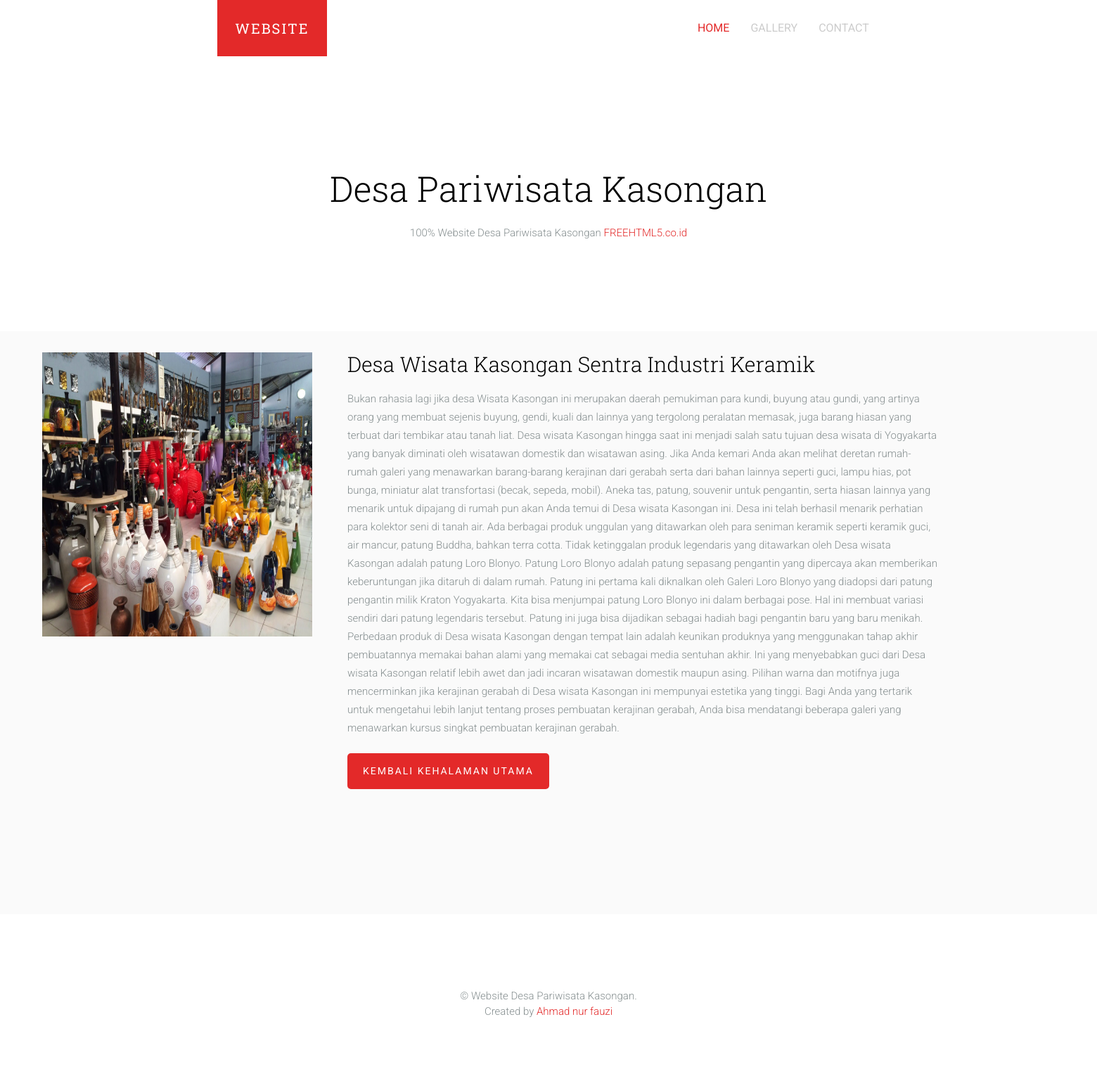
The app's page /detail.php?id=4 with its own data.
### tables this page shows
CREATE TABLE `datakasongan` (
  `id` int(11) NOT NULL,
  `file` varchar(200) NOT NULL,
  `judul` text NOT NULL,
  `penjelasan` text NOT NULL,
  `detail` text NOT NULL
);

### detail.php (the view, shortened to what this page needs)
<!DOCTYPE html>
			  <?php
                    include('koneksi.php');
                    ?>
 <html class="no-js">
	<head>
	<link rel="stylesheet" href="css/animate.css">
	<link rel="stylesheet" href="css/icomoon.css">
	<link rel="stylesheet" href="css/simple-line-icons.css">
	<link rel="stylesheet" href="css/style.css">
	</head>
	<body>
<header id="fh5co-header" role="banner">
		<nav class="navbar navbar-default" role="navigation">
			<div class="container">
				<div class="row">
					<div class="col-md-10 col-md-offset-1">
						<div class="navbar-header">
						<a class="navbar-brand">Website</a>
						</div>
				<div id="fh5co-navbar" class="navbar-collapse collapse">
							<ul class="nav navbar-nav navbar-right">
							<li class="active"><a href="index.php"><span>Home <span class="border"></span></span></a></li>
								<li><a href="Gallery.php"><span>Gallery<span class="border"></span></span></a></li>
								<li><a href="Contact.php"><span>Contact<span class="border"></span></span></a></li>
							</ul>
						</div>
					</div>
				</div>
			</div>
		</nav>
	</header>
	<div id="fh5co-main">
		<div class="fh5co-intro text-center">
			<div class="container">
				<div class="row">
					<div class="col-md-8 col-md-offset-2">
						<h1 class="intro-lead">Desa Pariwisata Kasongan </h1>
						<p class="">100% Website Desa Pariwisata Kasongan <a target="_blank">FREEHTML5.co.id</a></p>
					</div>
				</div>
			</div>
		</div>
		<div id="fh5co-portfolio">
			<div class="fh5co-portfolio-item ">
                  <?php
    $id=isset($_GET['id'])?$_GET['id']:'';
    $ambildata= mysqli_query($koneksi,"select * from datakasongan where id ='$id'");
    $dtpost= mysqli_fetch_array($ambildata);
?>
			<img src="admin/uploads/<?php echo $dtpost ['file']; ?>" alt="" width="384px" height="404px">
						<div class="col-md-9">
						<div id="fh5co-content">
			<div class="container">
				<div class="row">
							<div class="col-md-9">
								<h2><?php echo $dtpost['judul']; ?></h2>
					<p><?php echo $dtpost['penjelasan']; ?>
							<?php echo $dtpost['detail']; ?></p>
							<p><a href="index.php" class="btn btn-primary">Kembali kehalaman utama</a></p>
							</div>
						</div>
					</div>
				</div>
			</div>
		</div>
				</div>
			</div>
	<footer id="fh5co-footer">
		<div class="container">
			<div class="row">
				<div class="col-md-10 col-md-offset-1 text-center">
					<p>&copy; Website Desa Pariwisata Kasongan. <br>Created by <a  target="_blank">Ahmad nur fauzi</a></p>
				</div>
			</div>
		</div>
	</footer>
	</body>
</html>

### records on screen
datakasongan: file (picture), judul "Desa Wisata Kasongan Sentra Industri Keramik", penjelasan "Bukan rahasia lagi jika desa Wisata Kasongan ini merupakan daerah pemukiman para kundi, buyung atau gundi, yang artinya orang yang membuat sejenis buyung, gendi, kuali dan lainnya yang tergolong peralatan memasak, juga barang hiasan yang terbuat dari tembikar atau tanah liat. Desa wisata Kasongan hingga saat ini menjadi salah satu tujuan desa wisata di Yogyakarta yang banyak diminati oleh wisatawan domestik dan wisatawan asing.", detail "Jika Anda kemari Anda akan melihat deretan rumah-rumah galeri yang menawarkan barang-barang kerajinan dari gerabah serta dari bahan lainnya seperti guci, lampu hias, pot bunga, miniatur alat transfortasi (becak, sepeda, mobil). Aneka tas, patung, souvenir untuk pengantin, serta hiasan lainnya yang menarik untuk dipajang di rumah pun akan Anda temui di Desa wisata Kasongan ini. Desa ini telah berhasil menarik perhatian para kolektor seni di tanah air. Ada berbagai produk unggulan yang ditawarkan oleh para seniman keramik seperti keramik guci, air mancur, patung Buddha, bahkan terra cotta. Tidak ketinggalan produk legendaris yang ditawarkan oleh Desa wisata Kasongan adalah patung Loro Blonyo.…"
